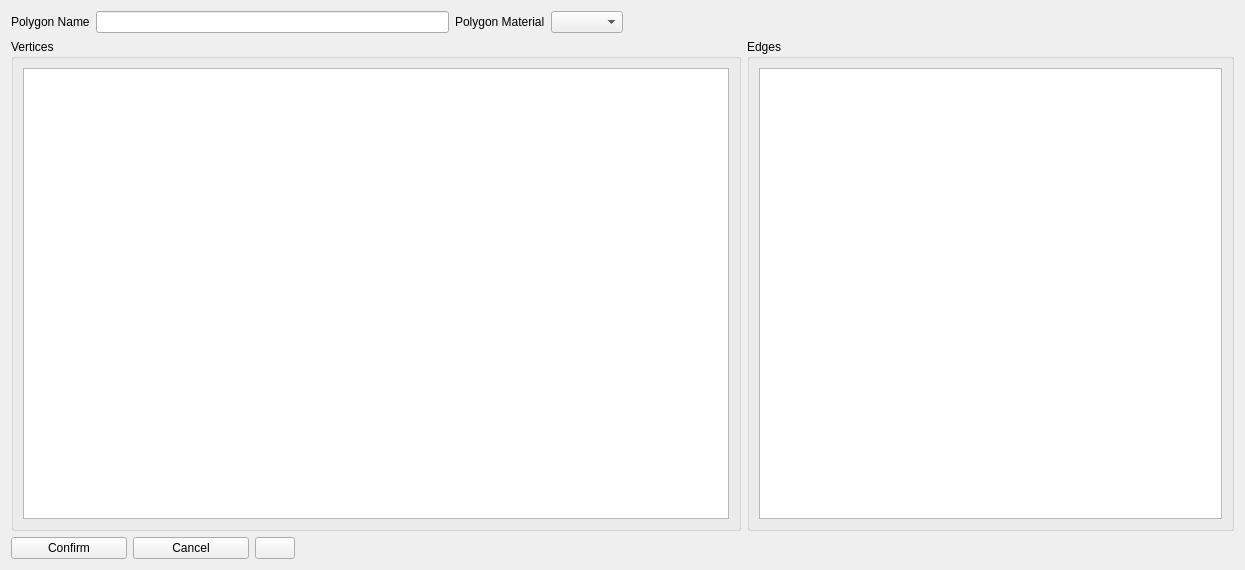
<?xml version="1.0" encoding="UTF-8"?>
<ui version="4.0">
 <class>Editor</class>
 <widget class="QWidget" name="Editor">
  <property name="geometry">
   <rect>
    <x>0</x>
    <y>0</y>
    <width>1245</width>
    <height>570</height>
   </rect>
  </property>
  <property name="windowTitle">
   <string>Form</string>
  </property>
  <layout class="QVBoxLayout" name="verticalLayout">
   <item>
    <layout class="QHBoxLayout" name="horizontalLayout_3">
     <item>
      <layout class="QHBoxLayout" name="horizontalLayout_4">
       <item>
        <widget class="QLabel" name="label">
         <property name="text">
          <string>Polygon Name</string>
         </property>
        </widget>
       </item>
       <item>
        <widget class="QLineEdit" name="polygonNameEdit"/>
       </item>
       <item>
        <layout class="QHBoxLayout" name="horizontalLayout_5">
         <item>
          <widget class="QLabel" name="label_2">
           <property name="text">
            <string>Polygon Material</string>
           </property>
          </widget>
         </item>
         <item>
          <widget class="QComboBox" name="polygonMaterial"/>
         </item>
        </layout>
       </item>
      </layout>
     </item>
     <item>
      <spacer name="horizontalSpacer_2">
       <property name="orientation">
        <enum>Qt::Orientation::Horizontal</enum>
       </property>
       <property name="sizeHint" stdset="0">
        <size>
         <width>40</width>
         <height>20</height>
        </size>
       </property>
      </spacer>
     </item>
    </layout>
   </item>
   <item>
    <layout class="QHBoxLayout" name="horizontalLayout_2" stretch="6,4">
     <item>
      <widget class="QGroupBox" name="groupBox">
       <property name="title">
        <string>Vertices</string>
       </property>
       <layout class="QVBoxLayout" name="verticalLayout_2">
        <item>
         <widget class="QTableWidget" name="vertexTable">
          <property name="editTriggers">
           <set>QAbstractItemView::EditTrigger::NoEditTriggers</set>
          </property>
          <property name="selectionMode">
           <enum>QAbstractItemView::SelectionMode::NoSelection</enum>
          </property>
          <property name="showGrid">
           <bool>false</bool>
          </property>
          <attribute name="horizontalHeaderVisible">
           <bool>true</bool>
          </attribute>
          <attribute name="verticalHeaderVisible">
           <bool>false</bool>
          </attribute>
         </widget>
        </item>
       </layout>
      </widget>
     </item>
     <item>
      <widget class="QGroupBox" name="groupBox_2">
       <property name="title">
        <string>Edges</string>
       </property>
       <layout class="QVBoxLayout" name="verticalLayout_3">
        <item>
         <widget class="QTableWidget" name="edgeTable">
          <property name="editTriggers">
           <set>QAbstractItemView::EditTrigger::NoEditTriggers</set>
          </property>
          <property name="selectionMode">
           <enum>QAbstractItemView::SelectionMode::NoSelection</enum>
          </property>
          <property name="selectionBehavior">
           <enum>QAbstractItemView::SelectionBehavior::SelectRows</enum>
          </property>
          <property name="showGrid">
           <bool>false</bool>
          </property>
          <attribute name="horizontalHeaderVisible">
           <bool>true</bool>
          </attribute>
          <attribute name="verticalHeaderVisible">
           <bool>false</bool>
          </attribute>
         </widget>
        </item>
       </layout>
      </widget>
     </item>
    </layout>
   </item>
   <item>
    <layout class="QHBoxLayout" name="horizontalLayout" stretch="10,10,0,0,80">
     <property name="sizeConstraint">
      <enum>QLayout::SizeConstraint::SetDefaultConstraint</enum>
     </property>
     <item>
      <widget class="QPushButton" name="confirmBtn">
       <property name="text">
        <string>Confirm</string>
       </property>
      </widget>
     </item>
     <item>
      <widget class="QPushButton" name="cancelBtn">
       <property name="text">
        <string>Cancel</string>
       </property>
      </widget>
     </item>
     <item>
      <widget class="QPushButton" name="loadBtn">
       <property name="text">
        <string/>
       </property>
      </widget>
     </item>
     <item>
      <widget class="QLabel" name="errorBar">
       <property name="text">
        <string/>
       </property>
      </widget>
     </item>
     <item>
      <spacer name="horizontalSpacer">
       <property name="orientation">
        <enum>Qt::Orientation::Horizontal</enum>
       </property>
       <property name="sizeHint" stdset="0">
        <size>
         <width>40</width>
         <height>20</height>
        </size>
       </property>
      </spacer>
     </item>
    </layout>
   </item>
  </layout>
 </widget>
 <resources/>
 <connections/>
</ui>
